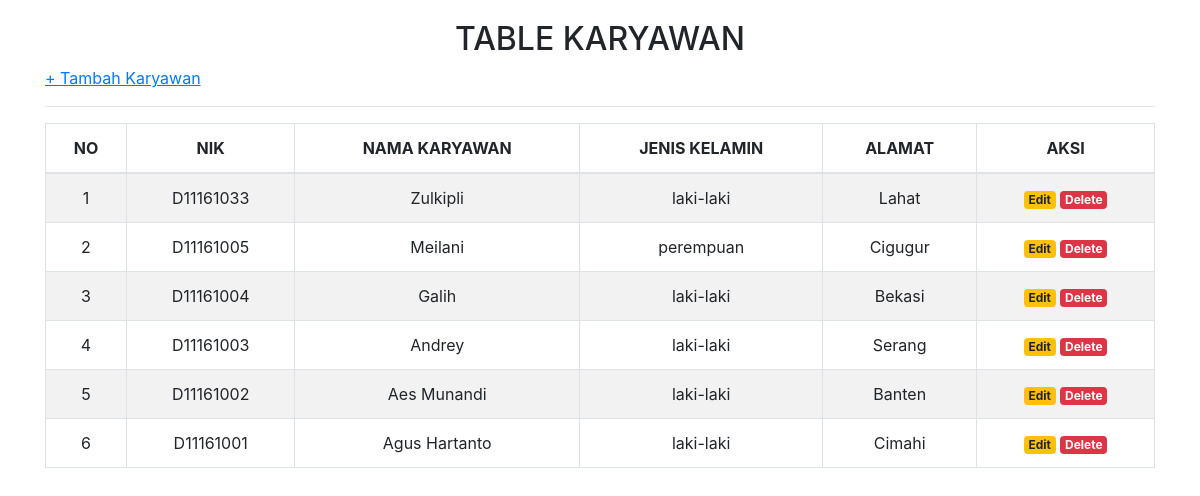
The page / on the database its author committed.
### tables this page shows
CREATE TABLE `karyawan` (
  `nik` varchar(10) NOT NULL,
  `nama` varchar(70) NOT NULL,
  `jenis_kelamin` enum('laki-laki','perempuan','','') NOT NULL,
  `alamat` text NOT NULL
);

### index.php (the view, shortened to what this page needs)
<?php
include('config.php');
?>
<!DOCTYPE html>
<html>
<head>
	<link rel="stylesheet" href="https://stackpath.bootstrapcdn.com/bootstrap/4.1.3/css/bootstrap.min.css">
</head>
<body>
	<div class="container" style="margin-top:20px">
        <h2 class="text-center">TABLE KARYAWAN</h2>
        <a href="tambah.php"> <u>+ Tambah Karyawan</u> </a>
		<hr>
		<table class="table table-striped table-bordered">
			<thead >
				<tr>
					<th class="text-center">NO</th>
					<th class="text-center">NIK</th>
					<th class="text-center">NAMA KARYAWAN</th>
					<th class="text-center">JENIS KELAMIN</th>
					<th class="text-center">ALAMAT</th>
					<th class="text-center">AKSI</th>
				</tr>
			</thead>
			<tbody>
				<?php
				$sql = mysqli_query($koneksi, "SELECT * FROM karyawan ORDER BY nik DESC") or die(mysqli_error($koneksi));
				if(mysqli_num_rows($sql) > 0){
					$no = 1;
					while($data = mysqli_fetch_assoc($sql)){
						echo '
						<tr>
							<td class="text-center">'.$no.'</td>
							<td class="text-center">'.$data['nik'].'</td>
							<td class="text-center">'.$data['nama'].'</td>
							<td class="text-center">'.$data['jenis_kelamin'].'</td>
							<td class="text-center">'.$data['alamat'].'</td>
							<td class="text-center">
								<a href="edit.php?nik='.$data['nik'].'" class="badge badge-warning">Edit</a>
								<a href="delete.php?nik='.$data['nik'].'" class="badge badge-danger" onclick="return confirm(\'Yakin ingin menghapus data ini?\')">Delete</a>
							</td>
						</tr>
						';
						$no++;
					}
				}else{
					echo '
					<tr>
						<td colspan="6">Tidak ada data.</td>
					</tr>
					';
				}
				?>
		</table>
	</div>
</body>
</html>

### rows shown on the page
karyawan: nik "D11161033", nama "Zulkipli", jenis_kelamin "laki-laki", alamat "Lahat"
karyawan: nik "D11161005", nama "Meilani", jenis_kelamin "perempuan", alamat "Cigugur"
karyawan: nik "D11161004", nama "Galih", jenis_kelamin "laki-laki", alamat "Bekasi"
karyawan: nik "D11161003", nama "Andrey", jenis_kelamin "laki-laki", alamat "Serang"
karyawan: nik "D11161002", nama "Aes Munandi", jenis_kelamin "laki-laki", alamat "Banten"
karyawan: nik "D11161001", nama "Agus Hartanto", jenis_kelamin "laki-laki", alamat "Cimahi"
